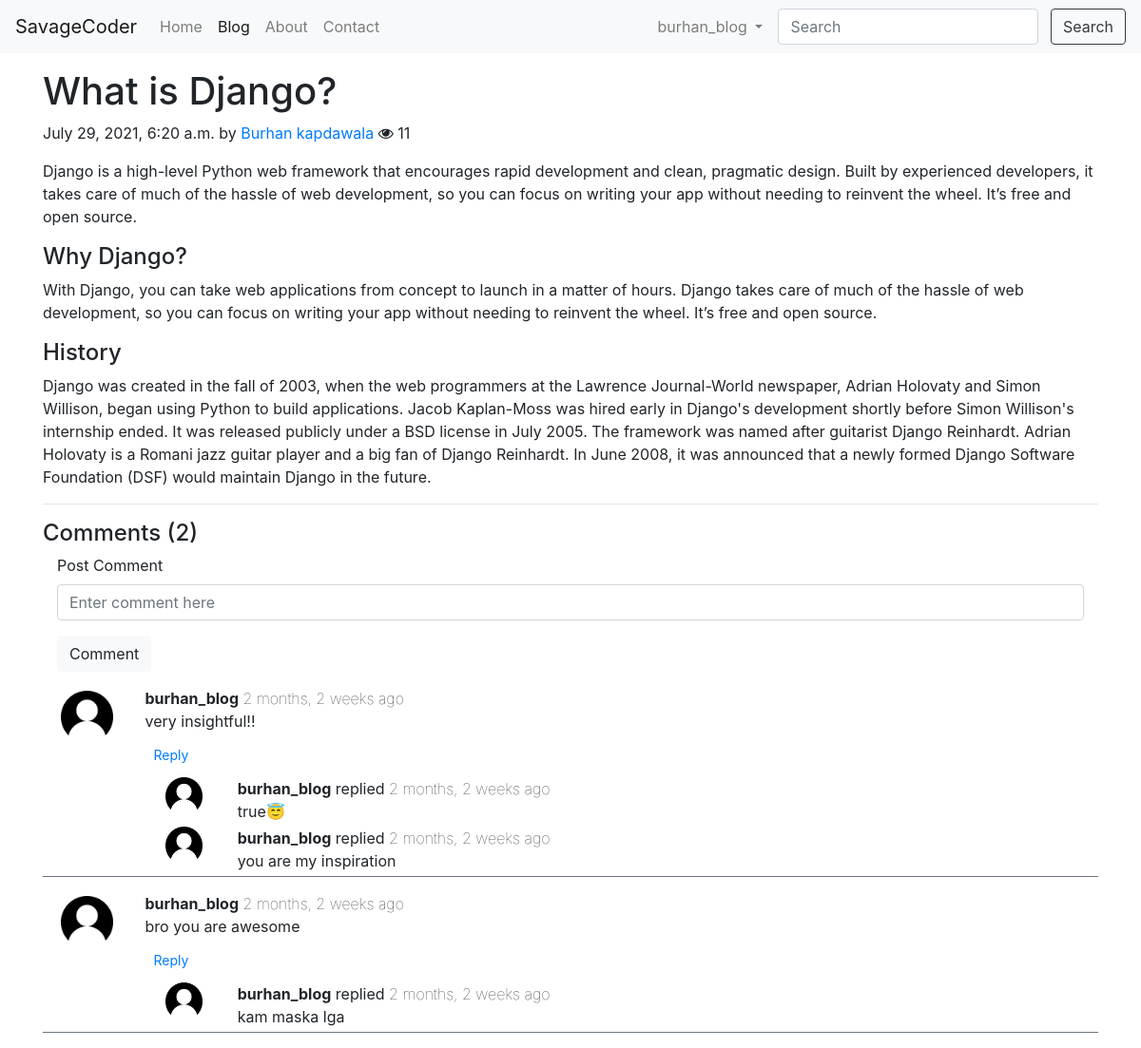
Screenshot of /blog/first-post (signed in) with the database file from the repository.
### blog/models.py (models this page shows, shortened)
class Post(models.Model):
    sno = models.AutoField(primary_key=True)
    title = models.CharField(max_length=225)
    content = models.TextField()
    author = models.CharField(max_length=100)
    slug = models.CharField(max_length=100)
    views = models.IntegerField(default=0)
    timeStamp = models.DateTimeField(blank=True)

class BlogComment(models.Model):
    sno = models.AutoField(primary_key=True)
    comment = models.TextField()
    user = models.ForeignKey(User, on_delete=models.CASCADE)
    post = models.ForeignKey(Post, on_delete=models.CASCADE)
    parent = models.ForeignKey('self', on_delete=models.CASCADE, null=True)
    timestamp = models.DateTimeField(default=now)

### blog/views.py (the view)
# urls.py: path('<str:slug>', views.blogPost, name='blogPost'),
def blogPost(request, slug):
    post = Post.objects.filter(slug=slug).first()
    post.views = post.views + 1
    post.save()
    comments = BlogComment.objects.filter(post=post, parent=None)
    replies = BlogComment.objects.filter(post=post).exclude(parent=None)
    repdict = {}
    for reply in replies:
        if reply.parent.sno not in repdict:
            repdict[reply.parent.sno] = [reply]
        else:
            repdict[reply.parent.sno].append(reply)
    context = {'post': post, 'comments': comments, 'replies': repdict}
    return render(request, 'blog/blogpost.html', context)

### blog/templatetags/extras.py (called while the page is built)
@register.filter(name='get_val')
def get_val(dict, key):
    return dict.get(key)

### templates/blog/blogpost.html (shortened to what this page needs)
{% extends 'base.html' %}
{% block blogActive %} active {% endblock blogActive %}
{% block body %}
<div class="container my-3">
    <div class="blog-post">
        <h1 class="blog-post-title">{{post.title}}</h1>
        <p class="blog-post-meta">{{post.timeStamp}} by <a href="/about">{{post.author}}</a> <span><i class="fa fa-eye"></i> {{post.views}}</span></p>
        <p>{{post.content | safe}}</p>
        <hr>
    </div>
</div>
{% load static %}
{% load humanize %}
{% load extras %}
<div class="container my-3">
    <h4>Comments ({{comments.count}})</h4>
    <div class="container">
    {% if user.is_authenticated %}
        <form action="/blog/postComment" method="post"> {% csrf_token %}
            <div class="form-group">
                <label for="comment">Post Comment </label>
                <input type="text" class="form-control" name="comment" placeholder="Enter comment here">
            </div>
            <button type="submit" class="btn btn-light">Comment</button>
        </form>
    {% else %}
        <h5><span class="badge badge-info">Please login to Comment on the post</span></h5>
    {% endif %}
    </div>
    {% for comment in comments %}
        <div class="row my-3 mx-0 border-bottom border-secondary">
            <div class="col-md-1">
            <img class="rounded mx-auto d-block w-100 p-1" src="/static/img/user.png"  alt="user">
            </div>
            <div class="col-md-11">
                <b>{{comment.user.username}}</b> <span class="font-weight-lighter">{{comment.timestamp | naturaltime}}</span>
                <div>{{comment.comment}}</div>
                {% if user.is_authenticated %}
                <div class="reply my-2">
                    <button class="btn btn-sm btn-link" type="button" data-toggle="collapse" data-target="#replyBox{{comment.sno}}" aria-expanded="false" aria-controls="replyBox{{comment.sno}}">
                        Reply
                    </button>
                </div>
                {% endif %}
                <div class="replies my-1">
                    {% for reply in replies|get_val:comment.sno %}
                    <div class="container my-1">
                        <div class="row">
                            <div class="col-md-1">
                                <img class="rounded mx-auto d-block w-75" src="/static/img/user.png"  alt="user">
                            </div>
                            <div class="col-md-11">
                                <b>{{reply.user.username}}</b> replied <span class="font-weight-lighter">{{reply.timestamp | naturaltime}}</span>
                                <div>{{reply.comment}}</div>
                            </div>
                        </div>
                    </div>
                    {% endfor %}
                </div>
            </div>
        </div>
    {% endfor %}
</div>
 {% endblock %}

### templates/base.html (shortened to what this page needs)
<!doctype html>
<html lang="en">
  <head>
    <link rel="stylesheet" href="https://cdnjs.cloudflare.com/ajax/libs/font-awesome/4.7.0/css/font-awesome.min.css">
    <link rel="stylesheet" href="https://stackpath.bootstrapcdn.com/bootstrap/4.4.1/css/bootstrap.min.css">
  </head>
  <body>
    <nav class="navbar navbar-expand-lg navbar-light bg-light">
        <a class="navbar-brand" href="/">SavageCoder</a>
        <div class="collapse navbar-collapse" id="navbarSupportedContent">
            <ul class="navbar-nav mr-auto">
            <li class="nav-item {% block homeActive %}{% endblock homeActive %}">
                <a class="nav-link" href="/">Home <span class="sr-only">(current)</span></a>
            </li>
            <li class="nav-item {% block blogActive %}{% endblock blogActive %}">
                <a class="nav-link" href="/blog">Blog</a>
            </li>
            <li class="nav-item {% block aboutActive %}{% endblock aboutActive %}">
                <a class="nav-link" href="/about">About</a>
            </li>
            <li class="nav-item {% block contactActive %}{% endblock contactActive %}">
                <a class="nav-link" href="/contact">Contact</a>
            </li>
            </ul>
            <div class="ml-auto form-inline">
                {% if user.is_authenticated %}
                <ul class="navbar-nav mr-2">
                <li class="nav-item dropdown">
                    <a class="nav-link dropdown-toggle" href="#" id="navbarDropdown" role="button" data-toggle="dropdown" aria-haspopup="true" aria-expanded="false">
                    {{request.user}}
                    </a>
                </li>
                </ul>
                {% endif %}
                <form method="get" action="/search/" class="my-2 my-lg-0">
                <input class="form-control mr-sm-2" type="search" placeholder="Search" aria-label="Search" id="query" name="query">
                <button class="btn btn-outline-dark my-2 my-sm-0" type="submit">Search</button>
                </form>
            </div>
        </div>
    </nav>
    {% block body %}{% endblock body %}
  </body>
</html>

### rows the page displays
Post: title "What is Django?", timeStamp "July 29, 2021, 6:20 a.m.", author "Burhan kapdawala", views "11", content "Django is a high-level Python web framework that encourages rapid development and clean, pragmatic design. Built by experienced developers, it takes care of much of the hassle of web development, so you can focus on writing your app without needing to reinvent the wheel. It’s free and open source. Why Django? With Django, you can take web applications from concept to launch in a matter of hours. Django takes care of much of the hassle of web development, so you can focus on writing your app without needing to reinvent the wheel. It’s free and open source. History Django was created in the fall of 2003, when the web programmers at the Lawrence Journal-World newspaper, Adrian Holovaty and…"
BlogComment: user.username "burhan_blog", timestamp "2 months, 2 weeks ago", comment "very insightful!!"
BlogComment: user.username "burhan_blog", timestamp "2 months, 2 weeks ago", comment "true😇"
BlogComment: user.username "burhan_blog", timestamp "2 months, 2 weeks ago", comment "you are my inspiration"
BlogComment: user.username "burhan_blog", timestamp "2 months, 2 weeks ago", comment "bro you are awesome"
BlogComment: user.username "burhan_blog", timestamp "2 months, 2 weeks ago", comment "kam maska lga"

### other values shown
{{ request.user }} "burhan_blog"
{{ comments.count }} "2"
